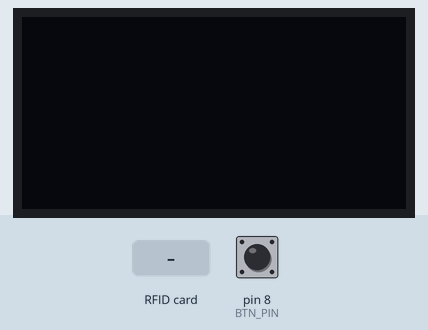
The sketch below on a simulated Arduino Uno, built with avr-gcc and run on an emulated ATmega328P. Parts: 128×64 one-colour display. The inputs (shaded band) are chosen by the test bench; at power-on: pin 8 (BTN_PIN) HIGH.

Above: at 1.3 s.
1.4 s: RFID card 6A 40 A4 36 held to the reader
At 2.8 s:
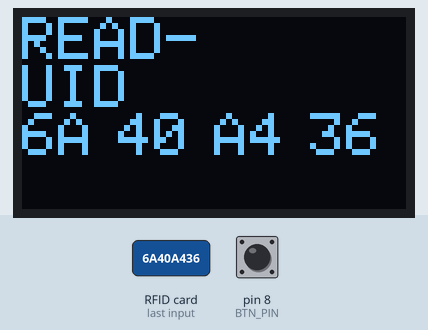
3.7 s: pin 8 (BTN_PIN) pulled LOW for 1.2 s
At 4.7 s:
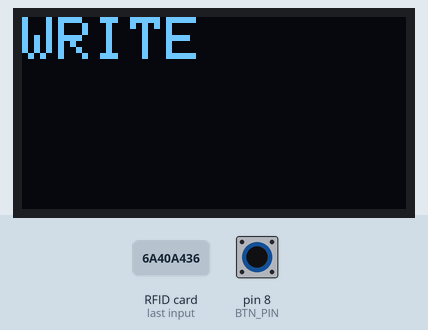
6.4 s: RFID card 5E 7A 19 C4 held to the reader
At 7.4 s:
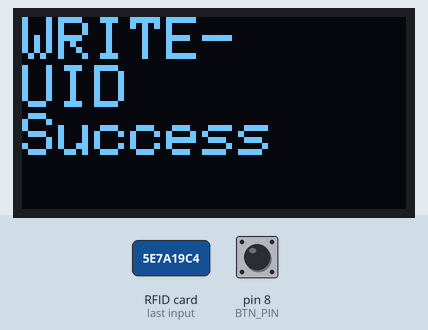
8.0 s: RFID card 5E 7A 19 C4 held to the reader
At 9.0 s:
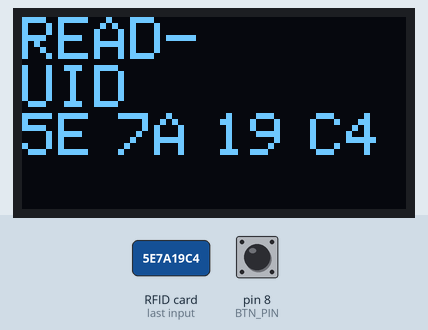
10.1 s: RFID card 6A 40 A4 36 held to the reader
At 10.7 s:
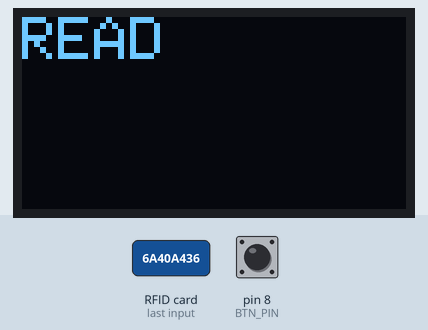
12.2 s: pin 8 (BTN_PIN) pulled LOW for 3.2 s
At 13.9 s:
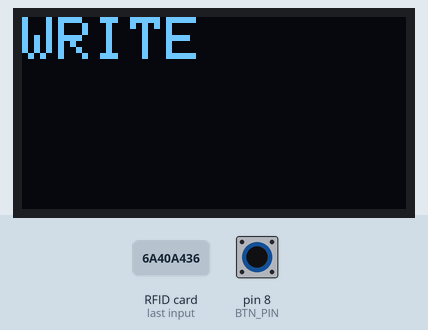
Timing chart, 0 to 15.4 s (numbered marks = the images above; inputs shaded):
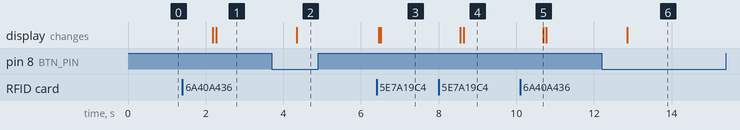

The sketch:

sketch.ino
```cpp
#include <SPI.h>
#include <Wire.h>
#include <MFRC522.h>
#include <Adafruit_GFX.h>
#include <Adafruit_SSD1306.h>

#define BTN_PIN 8
#define RST_PIN 9
#define SS_PIN 10
#define SCREEN_WIDTH 128
#define SCREEN_HEIGHT 64
#define OLED_RESET -1
#define DELAY 1000
byte NEW_ID[] = {0x6A, 0x40, 0xA4, 0x36};

MFRC522 mfrc522(SS_PIN, RST_PIN);
Adafruit_SSD1306 display(SCREEN_WIDTH, SCREEN_HEIGHT, &Wire, OLED_RESET);
bool isUID = NULL;
bool rc522_is_disc = NULL;
bool ssd1306_is_disc = NULL;

void pln(String msg, bool clear = false)
{
    if (clear)
    {
        display.clearDisplay();
    }
    display.println(msg);
    display.display();
}
void p(String msg)
{
    display.print(msg);
    display.display();
}

void setup()
{
    pinMode(BTN_PIN, INPUT_PULLUP);
    SPI.begin();
    Wire.begin();
    Serial.begin(115200);
    mfrc522.PCD_Init();
    display.begin(SSD1306_SWITCHCAPVCC, 0x3C);
    display.clearDisplay();
    display.setCursor(0, 0);
    display.setTextSize(2);
    display.setTextColor(1);
    display.display();
}

void loop()
{
    if (!mfrc522.PCD_PerformSelfTest())
    {
        rc522_is_disc = true;
        display.clearDisplay();
        display.setCursor(0, 0);
        display.println("RC522 DISC");
        display.display();
    }
    else if (rc522_is_disc != NULL && rc522_is_disc == true)
    {
        rc522_is_disc = NULL;
        display.clearDisplay();
        display.display();
    }

    if (mfrc522.PICC_IsNewCardPresent() && mfrc522.PICC_ReadCardSerial())
    {
        display.setCursor(0, 0);
        pln("READ", true);

        byte origId[4] = {mfrc522.uid.uidByte[0], mfrc522.uid.uidByte[1], mfrc522.uid.uidByte[2], mfrc522.uid.uidByte[3]};
        if (mfrc522.MIFARE_SetUid(origId, 4, false))
        {
            isUID = true;
            pln("UID");
        }
        else
        {
            isUID = false;
            pln("CUID");
        }

        for (byte b : origId)
        {
            char temp[3];
            snprintf(temp, 3, "%02X", b);
            display.print(temp);
            display.setCursor(display.getCursorX() + 8, display.getCursorY());
        }
        display.display();

        mfrc522.PICC_HaltA();
        mfrc522.PCD_StopCrypto1();

        display.setCursor(0, 0);
        pln("READ-");
    }
    else if (digitalRead(BTN_PIN) == LOW && isUID != NULL)
    {
        display.setCursor(0, 0);
        pln("WRITE", true);
        while (!(mfrc522.PICC_IsNewCardPresent() && mfrc522.PICC_ReadCardSerial()))
            ;

        if (isUID)
        {
            pln("UID");
            if (mfrc522.MIFARE_SetUid(NEW_ID, 4, false))
            {
                pln("Success");
            }
            else
            {
                pln("Failed");
            }
        }
        else
        {
            pln("CUID(ARW)");

            MFRC522::MIFARE_Key key({0xFF, 0xFF, 0xFF, 0xFF, 0xFF, 0xFF});
            if ((MFRC522::StatusCode)mfrc522.PCD_Authenticate(MFRC522::PICC_CMD_MF_AUTH_KEY_A, 3, &key, &(mfrc522.uid)) == MFRC522::STATUS_OK)
            {
                p("A>");
                byte blockArray[16] = {NEW_ID[0], NEW_ID[1], NEW_ID[2], NEW_ID[3], 0xB8};
                byte buffer[18];
                byte bufferSize = 18;
                if ((MFRC522::StatusCode)mfrc522.MIFARE_Read(0, buffer, &bufferSize) == MFRC522::STATUS_OK)
                {
                    p("R>");
                    for (byte i = 5; i < 16; ++i)
                    {
                        blockArray[i] = buffer[i];
                    }

                    if ((MFRC522::StatusCode)mfrc522.MIFARE_Write(0, blockArray, 16) == MFRC522::STATUS_OK)
                    {
                        pln("W");
                    }
                    else
                    {
                        pln("#");
                    }
                }
                else
                {
                    pln("#");
                }
            }
            else
            {
                pln("#");
            }
        }

        mfrc522.PICC_HaltA();
        mfrc522.PCD_StopCrypto1();
        display.setCursor(0, 0);
        isUID = NULL;
        pln("WRITE-");
    }
    delay(DELAY);
}
```

Measured:
- after the input at 1.4 s, the display: first changes after 0.79 s (image 1 shows a later state)
- after the input at 3.7 s, the display: changes after 0.65 s (image 2)
- after the input at 6.4 s, the display: first changes after 0.05 s (image 3 shows a later state)
- after the input at 8.0 s, the display: first changes after 0.56 s (image 4 shows a later state)
- after the input at 10.1 s, the display: changes after 0.60 s (image 5)
- after the input at 12.2 s, the display: changes after 0.65 s (image 6)
